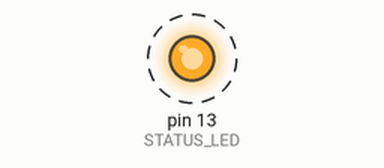
The sketch below on a simulated Arduino Uno, built with avr-gcc and run on an emulated ATmega328P. Parts: output pins drawn as LEDs (lit = HIGH). Dashed ring = blinking. What the sketch prints to the serial monitor is not drawn.

Above: at 0.5 s.
Timing chart, 0 to 4.6 s (numbered marks = the images above):
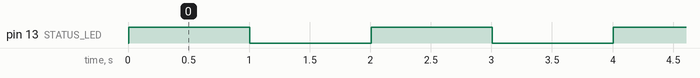

The sketch:

01_serial_led.ino
```cpp
/*
 * TESTE 01 - LED e comunicação serial
 *
 * Este teste confirma que o Arduino está ligado, executando o programa
 * e conversando com o computador.
 */

const uint8_t STATUS_LED = 13;

void setup() {
  pinMode(STATUS_LED, OUTPUT);
  Serial.begin(115200);
  Serial.println(F("\n=== TESTE 01: LED E SERIAL ==="));
  Serial.println(F("Se esta mensagem apareceu, o Arduino esta funcionando."));
  Serial.println(F("O LED deve piscar uma vez por segundo.\n"));
}

void loop() {
  static bool ligado = false;
  ligado = !ligado;
  digitalWrite(STATUS_LED, ligado);
  Serial.println(ligado ? F("LED aceso") : F("LED apagado"));
  delay(1000);
}
```

Measured:
- by itself, pin 13 (STATUS_LED): alternates HIGH for 1.0 s and LOW for 1.0 s
